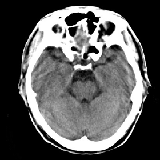
#> input picture hbh.BMP, 160 x 160 px
$ python CT.py
#> lines starting #> are read from the running program, lines starting #| are printed output that depends on the picture
import numpy as np
import cv2
import matplotlib.pyplot as plt
from phantominator import shepp_logan
import pywt
from skimage.metrics import structural_similarity as ssim

# 读取CT图像
ct_image = cv2.imread(r"hbh.BMP", cv2.IMREAD_GRAYSCALE)
#> ct_image is the input picture: shape (160, 160); min 0, max 255, mean 90.7
if ct_image is None:
    raise FileNotFoundError("Image not found at specified path.")
ct_image = cv2.resize(ct_image, (512, 512))
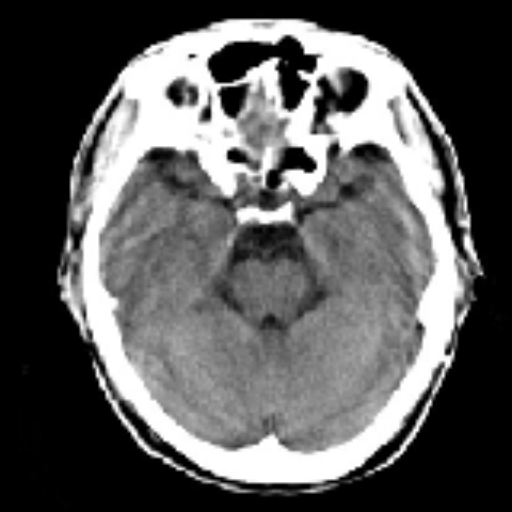
#> ct_image: shape (512, 512); min 0, max 255, mean 90.6

# 生成Shepp-Logan phantom
#> (the run stopped early here; a loop or call above may not have finished)
